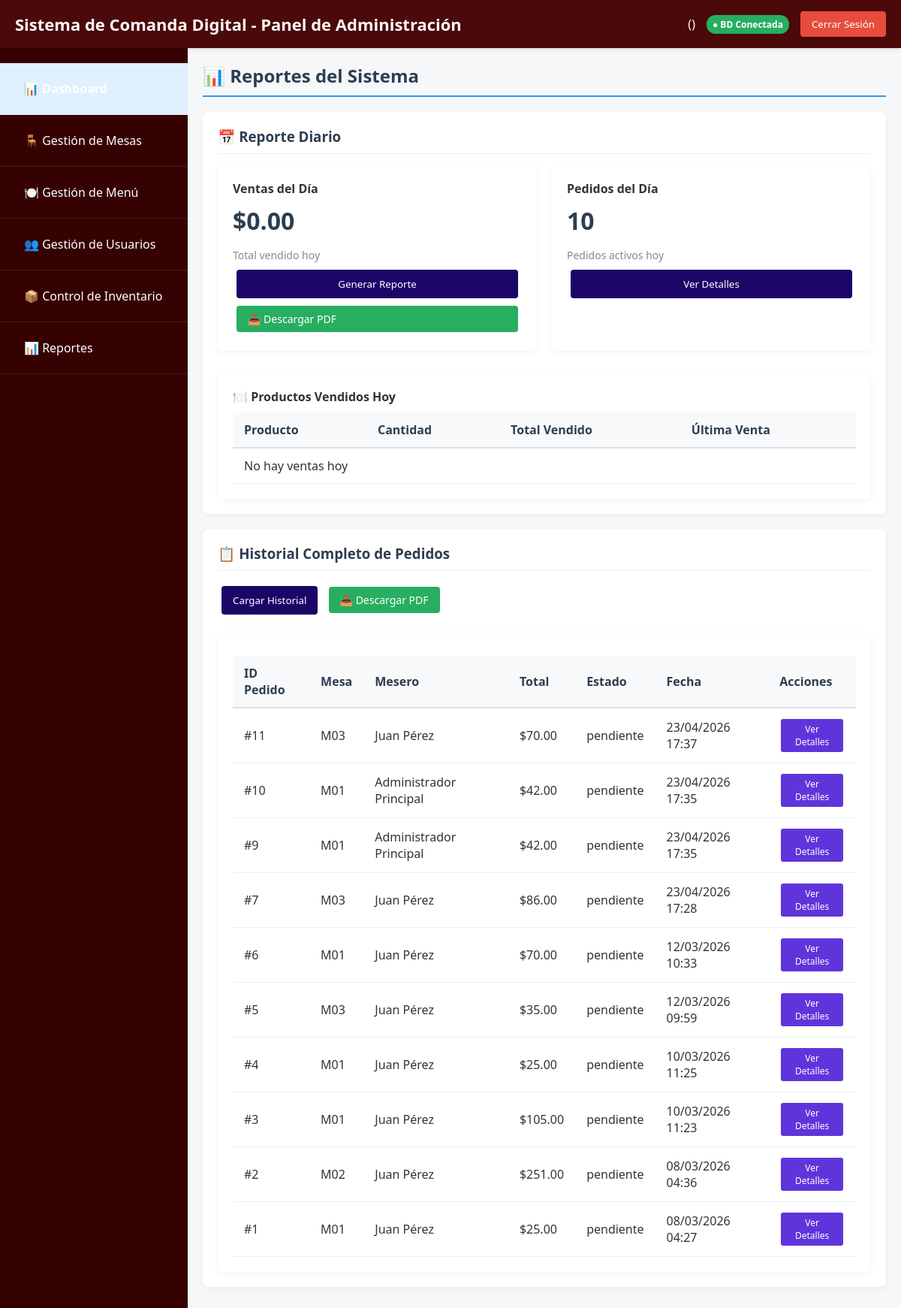
Page /views/admin/reportes.php on the committed database.
### tables this page shows
CREATE TABLE `pedidos` (
  `id` int(11) NOT NULL,
  `mesa_id` int(11) NOT NULL,
  `usuario_id` int(11) NOT NULL,
  `estado` enum('pendiente','confirmado','en_preparacion','listo','entregado','cancelado') DEFAULT 'pendiente',
  `total` decimal(10,2) DEFAULT 0.00,
  `notas` text DEFAULT NULL,
  `fecha_creacion` timestamp NOT NULL DEFAULT current_timestamp(),
  `fecha_actualizacion` timestamp NOT NULL DEFAULT current_timestamp() ON UPDATE current_timestamp()
);

CREATE TABLE `mesas` (
  `id` int(11) NOT NULL,
  `numero_mesa` varchar(10) NOT NULL,
  `estado` enum('libre','ocupada','reservada','mantenimiento') DEFAULT 'libre',
  `ubicacion` varchar(100) DEFAULT NULL,
  `activa` tinyint(1) DEFAULT 1,
  `mesero_id` INT NULL
);

CREATE TABLE `usuarios` (
  `id` int(11) NOT NULL,
  `usuario` varchar(50) NOT NULL,
  `password_hash` varchar(255) NOT NULL,
  `nombre` varchar(100) NOT NULL,
  `rol` enum('admin','mesero','cocina','caja') NOT NULL,
  `activo` tinyint(1) DEFAULT 1,
  `fecha_creacion` timestamp NOT NULL DEFAULT current_timestamp(),
  `ultimo_login` timestamp NULL DEFAULT NULL
);

### views/admin/reportes.php (the view, shortened to what this page needs)
<?php
require_once __DIR__ . '/../layout/header.php';
$db = Database::getConnection();
$sql_ventas = "SELECT COALESCE(SUM(total), 0) as total FROM ventas WHERE DATE(fecha_pago) = CURDATE() AND estado = 'pagado'";
$stmt = $db->prepare($sql_ventas);
$stmt->execute();
$row = $stmt->fetch(PDO::FETCH_ASSOC);
$ventas_hoy = $row['total'];
$sql_pedidos = "SELECT COUNT(*) as total FROM pedidos WHERE estado IN ('pendiente', 'confirmado', 'en_preparacion')";
$stmt = $db->prepare($sql_pedidos);
$stmt->execute();
$row = $stmt->fetch(PDO::FETCH_ASSOC);
$pedidos_activos = $row['total'];
$sql_productos_vendidos = "SELECT
    p.nombre as producto,
    SUM(pd.cantidad) as total_vendido,
    SUM(pd.subtotal) as total_ingresos,
    MAX(ped.fecha_creacion) as ultima_venta
FROM pedido_detalles pd
JOIN productos p ON pd.producto_id = p.id
JOIN pedidos ped ON pd.pedido_id = ped.id
WHERE DATE(ped.fecha_creacion) = CURDATE()
GROUP BY p.id, p.nombre
ORDER BY total_vendido DESC";
$stmt = $db->prepare($sql_productos_vendidos);
$stmt->execute();
$productos_vendidos = $stmt->fetchAll(PDO::FETCH_ASSOC);
$sql_historial = "SELECT
    ped.id,
    ped.total,
    ped.estado,
    ped.fecha_creacion,
    m.numero_mesa,
    u.nombre as mesero
FROM pedidos ped
JOIN mesas m ON ped.mesa_id = m.id
JOIN usuarios u ON ped.usuario_id = u.id
ORDER BY ped.fecha_creacion DESC
LIMIT 50";
$stmt = $db->prepare($sql_historial);
$stmt->execute();
$historial_pedidos = $stmt->fetchAll(PDO::FETCH_ASSOC);
?>
<div id="reportes" class="content-section">
    <h2>📊 Reportes del Sistema</h2>
    <div class="report-section">
        <h3>📅 Reporte Diario</h3>
        <div class="dashboard-cards">
            <div class="card">
                <h4>Ventas del Día</h4>
                <div class="card-content">
                    <p class="metric-value">$<?php echo number_format($ventas_hoy, 2); ?></p>
                    <p class="metric-label">Total vendido hoy</p>
                    <button class="btn" onclick="generarReporteDiario()">Generar Reporte</button>
                    <button class="btn btn-download" onclick="descargarPDF('diario')">📥 Descargar PDF</button>
                </div>
            </div>
            <div class="card">
                <h4>Pedidos del Día</h4>
                <div class="card-content">
                    <p class="metric-value"><?php echo $pedidos_activos; ?></p>
                    <p class="metric-label">Pedidos activos hoy</p>
                    <button class="btn" onclick="verPedidosHoy()">Ver Detalles</button>
                </div>
            </div>
        </div>
        <div class="table-container" style="margin-top: 20px;">
            <h4>🍽️ Productos Vendidos Hoy</h4>
            <table class="data-table">
                <thead>
                    <tr>
                        <th>Producto</th>
                        <th>Cantidad</th>
                        <th>Total Vendido</th>
                        <th>Última Venta</th>
                    </tr>
                </thead>
                <tbody>
                    <?php if (count($productos_vendidos) > 0): ?>
                        <?php foreach($productos_vendidos as $row): ?>
                            <tr>
                                <td><strong><?php echo $row['producto']; ?></strong></td>
                                <td><?php echo $row['total_vendido']; ?> unidades</td>
                                <td>$<?php echo number_format($row['total_ingresos'], 2); ?></td>
                                <td><?php echo date('H:i', strtotime($row['ultima_venta'])); ?></td>
                            </tr>
                        <?php endforeach; ?>
                    <?php else: ?>
                        <tr><td colspan="4">No hay ventas hoy</td></tr>
                    <?php endif; ?>
                </tbody>
            </table>
        </div>
    </div>
    <div class="report-section">
        <h3>📋 Historial Completo de Pedidos</h3>
        <button class="btn" onclick="cargarHistorialCompleto()">Cargar Historial</button>
        <button class="btn btn-download" onclick="descargarPDF('historial')">📥 Descargar PDF</button>
        <div class="table-container" style="margin-top: 20px;">
            <table class="data-table">
                <thead>
                    <tr>
                        <th>ID Pedido</th>
                        <th>Mesa</th>
                        <th>Mesero</th>
                        <th>Total</th>
                        <th>Estado</th>
                        <th>Fecha</th>
                        <th>Acciones</th>
                    </tr>
                </thead>
                <tbody>
                    <?php if (count($historial_pedidos) > 0): ?>
                        <?php foreach($historial_pedidos as $row): ?>
                            <?php
                            $estado_color = '';
                            switch($row['estado']) {
                                default: $estado_color = $row['estado'];
                            }
                            ?>
                            <tr>
                                <td>#<?php echo $row['id']; ?></td>
                                <td><?php echo $row['numero_mesa']; ?></td>
                                <td><?php echo $row['mesero']; ?></td>
                                <td>$<?php echo number_format($row['total'], 2); ?></td>
                                <td><?php echo $estado_color; ?></td>
                                <td><?php echo date('d/m/Y H:i', strtotime($row['fecha_creacion'])); ?></td>
                                <td>
                                    <button class='btn-sm' onclick='verDetallesPedido(<?php echo $row['id']; ?>)'>Ver Detalles</button>
                                </td>
                            </tr>
                        <?php endforeach; ?>
                    <?php endif; ?>
                </tbody>
            </table>
        </div>
    </div>
</div>
<?php require_once __DIR__ . '/../layout/footer.php'; ?>

### views/layout/header.php (shortened to what this page needs)
<!DOCTYPE html>
<html lang="es">
<head>
    <link rel="stylesheet" href="<?php echo BASE_URL; ?>public/css/admin.css">
</head>
<body>
    <div class="header">
        <h1>Sistema de Comanda Digital - Panel de Administración</h1>
        <div class="user-info">
            <span id="userRole">(<?php echo $_SESSION['usuario_rol']; ?>)</span>
            <span id="dbStatus" class="db-status connected" title="Base de datos conectada">● BD Conectada</span>
            <button class="logout-btn" onclick="logout()">Cerrar Sesión</button>
        </div>
    </div>
    <div class="container">
        <div class="sidebar">
            <ul class="sidebar-menu">
                <li class="menu-item" data-section="dashboard">
                    <a href="<?php echo BASE_URL; ?>index.php?action=admin&seccion=dashboard">📊 Dashboard</a>
                </li>
                <li class="menu-item" data-section="mesas">
                    <a href="<?php echo BASE_URL; ?>index.php?action=admin&seccion=mesas">🪑 Gestión de Mesas</a>
                </li>
                <li class="menu-item" data-section="menu">
                    <a href="<?php echo BASE_URL; ?>index.php?action=admin&seccion=menu">🍽️ Gestión de Menú</a>
                </li>
                <li class="menu-item" data-section="usuarios">
                    <a href="<?php echo BASE_URL; ?>index.php?action=admin&seccion=usuarios">👥 Gestión de Usuarios</a>
                </li>
                <li class="menu-item" data-section="inventario">
                    <a href="<?php echo BASE_URL; ?>index.php?action=admin&seccion=inventario">📦 Control de Inventario</a>
                </li>
                <li class="menu-item" data-section="reportes">
                    <a href="<?php echo BASE_URL; ?>index.php?action=admin&seccion=reportes">📊 Reportes</a>
                </li>
            </ul>
        </div>
        <div class="main-content">

### views/layout/footer.php (shortened to what this page needs)
        </div>
    </div>
</body>
</html>

### public/css/admin.css (style rules this page uses)
* { margin: 0; padding: 0; box-sizing: border-box; font-family: 'Segoe UI', Tahoma, Geneva, Verdana, sans-serif; }
body { background-color: #f5f7f9; color: #333; }
.header { background-color: #4b0909; color: rgb(255, 249, 249); padding: 15px 20px; display: flex; justify-content: space-between; align-items: center; box-shadow: 0 2px 5px rgba(0,0,0,0.1); }
.header h1 { font-size: 22px; }
.user-info { display: flex; align-items: center; gap: 15px; }
.user-info span { margin-right: 0; }
.db-status { padding: 4px 8px; border-radius: 12px; font-size: 12px; font-weight: bold; }
.db-status.connected { background-color: #27ae60; color: white; }
.logout-btn { background-color: #e74c3c; color: white; border: none; padding: 8px 15px; border-radius: 4px; cursor: pointer; transition: background-color 0.3s; }
.container { display: flex; min-height: calc(100vh - 60px); }
.sidebar { width: 250px; background-color: #360101; color: white; padding: 20px 0; }
.sidebar-menu { list-style: none; }
.sidebar-menu li { padding: 15px 20px; border-bottom: 1px solid rgba(255,255,255,0.1); cursor: pointer; transition: background-color 0.3s; }
.sidebar-menu li.active { background-color: #4a0e83; }
.main-content { flex: 1; padding: 20px; overflow-y: auto; }
.dashboard-cards { display: grid; grid-template-columns: repeat(auto-fill, minmax(300px, 1fr)); gap: 20px; margin-bottom: 30px; }
.card { background-color: white; border-radius: 8px; padding: 20px; box-shadow: 0 2px 10px rgba(0,0,0,0.05); transition: transform 0.2s; }
.card-content { min-height: 120px; }
.btn { background-color: #1b0668; color: white; border: none; padding: 10px 15px; border-radius: 4px; cursor: pointer; margin: 5px; display: inline-block; transition: background-color 0.3s; }
.btn-sm { background-color: #6034db; color: white; border: none; padding: 5px 10px; border-radius: 3px; cursor: pointer; font-size: 12px; margin: 2px; transition: background-color 0.3s; }
.report-section { background-color: white; border-radius: 8px; padding: 20px; box-shadow: 0 2px 10px rgba(0,0,0,0.05); margin-bottom: 20px; }
.report-section h3 { margin-bottom: 15px; color: #2c3e50; border-bottom: 1px solid #eee; padding-bottom: 10px; }
.metric-value { font-size: 24px; font-weight: bold; color: #3498db; }
.metric-label { font-size: 14px; color: #7f8c8d; }
.content-section { display: none; }
.content-section h2 { margin-bottom: 20px; color: #2c3e50; border-bottom: 2px solid #3498db; padding-bottom: 10px; }
.data-table { width: 100%; border-collapse: collapse; margin-top: 10px; }
.data-table th { background-color: #f8f9fa; padding: 12px 15px; text-align: left; font-weight: 600; color: #2c3e50; border-bottom: 2px solid #dee2e6; }
.data-table td { padding: 12px 15px; border-bottom: 1px solid #ecf0f1; }
.metric-value { font-size: 2em; font-weight: bold; color: #2c3e50; margin: 10px 0; }
.metric-label { color: #7f8c8d; font-size: 14px; margin: 5px 0; }
.card-content { min-height: 120px; display: flex; flex-direction: column; justify-content: center; }
.table-container { background: white; padding: 20px; border-radius: 8px; box-shadow: 0 2px 10px rgba(0,0,0,0.05); margin-top: 15px; overflow-x: auto; }
.btn-download { background-color: #27ae60; color: white; border: none; padding: 8px 15px; border-radius: 4px; cursor: pointer; text-decoration: none; display: inline-flex; align-items: center; gap: 5px; font-size: 14px; }
.btn-download { background-color: #27ae60; color: white; border: none; padding: 8px 15px; border-radius: 4px; cursor: pointer; text-decoration: none; display: inline-flex; align-items: center; gap: 5px; font-size: 14px; margin: 5px; }

### views/layout/header.php (style rules this page uses)
.content-section { display: block; }
.sidebar-menu .menu-item a { text-decoration: none; color: inherit; display: block; padding: 8px 12px; }
.sidebar-menu .menu-item.active { background-color: #e0f0ff; font-weight: bold; }

### rows in the picture
pedidos: id "11", mesa.numero_mesa "M03", usuario.nombre "Juan Pérez", total "70.00", estado "pendiente", fecha_creacion "23/04/2026 17:37"
pedidos: id "10", mesa.numero_mesa "M01", usuario.nombre "Administrador Principal", total "42.00", estado "pendiente", fecha_creacion "23/04/2026 17:35"
pedidos: id "9", mesa.numero_mesa "M01", usuario.nombre "Administrador Principal", total "42.00", estado "pendiente", fecha_creacion "23/04/2026 17:35"
pedidos: id "7", mesa.numero_mesa "M03", usuario.nombre "Juan Pérez", total "86.00", estado "pendiente", fecha_creacion "23/04/2026 17:28"
pedidos: id "6", mesa.numero_mesa "M01", usuario.nombre "Juan Pérez", total "70.00", estado "pendiente", fecha_creacion "12/03/2026 10:33"
pedidos: id "5", mesa.numero_mesa "M03", usuario.nombre "Juan Pérez", total "35.00", estado "pendiente", fecha_creacion "12/03/2026 09:59"
pedidos: id "4", mesa.numero_mesa "M01", usuario.nombre "Juan Pérez", total "25.00", estado "pendiente", fecha_creacion "10/03/2026 11:25"
pedidos: id "3", mesa.numero_mesa "M01", usuario.nombre "Juan Pérez", total "105.00", estado "pendiente", fecha_creacion "10/03/2026 11:23"
pedidos: id "2", mesa.numero_mesa "M02", usuario.nombre "Juan Pérez", total "251.00", estado "pendiente", fecha_creacion "08/03/2026 04:36"
pedidos: id "1", mesa.numero_mesa "M01", usuario.nombre "Juan Pérez", total "25.00", estado "pendiente", fecha_creacion "08/03/2026 04:27"

### other values in the picture
$ventas_hoy "0.00"
$pedidos_activos "10"
